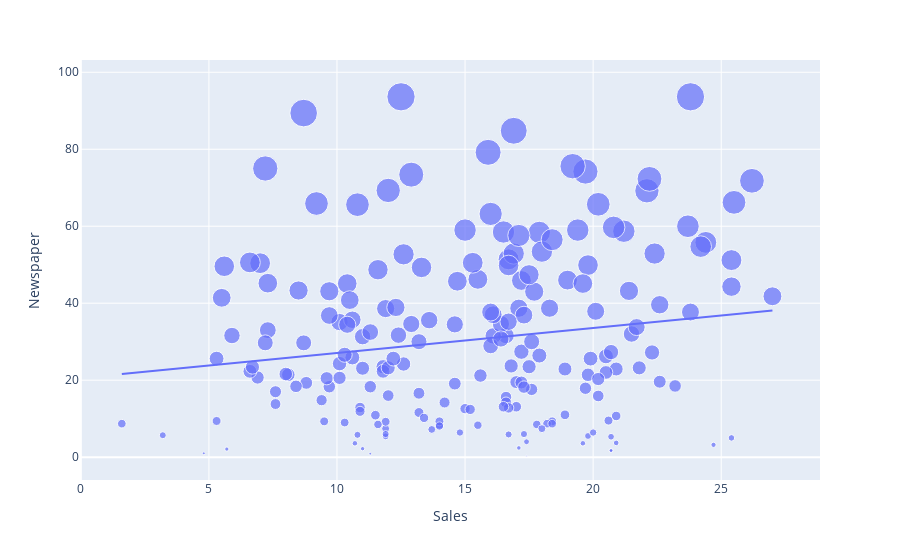

This figure's notebook cell:
### Markdown cell above
#### relationship between the amount spent on advertising on newspapers and units sold:

### Code cell
figure = px.scatter(dataframe, x="Sales",y="Newspaper", size="Newspaper", trendline="ols")
figure.show()

### Figure 1 — Plotly figure (JSON) as saved in the notebook; plotly's stock layout.template omitted (floating-point values rounded to 4 significant figures; data arrays with more than 128 entries replaced by an {"elided": "..."} marker saying what was removed)
{"data": [{"hovertemplate": "Sales=%{x}<br>Newspaper=%{marker.size}<extra></extra>", "legendgroup": "", "marker": {"color": "#636efa", "size": {"elided": "200 float values"}, "sizemode": "area", "sizeref": 0.2341, "symbol": "circle"}, "mode": "markers", "name": "", "orientation": "v", "showlegend": false, "type": "scatter", "x": {"elided": "200 float values"}, "xaxis": "x", "y": {"elided": "200 float values"}, "yaxis": "y"}, {"hovertemplate": "<b>OLS trendline</b><br>Newspaper = 0.649359 * Sales + 20.5906<br>R<sup>2</sup>=0.025908<br><br>Sales=%{x}<br>Newspaper=%{y} <b>(trend)</b><extra></extra>", "legendgroup": "", "marker": {"color": "#636efa", "symbol": "circle"}, "mode": "lines", "name": "", "showlegend": false, "type": "scatter", "x": {"elided": "200 float values"}, "xaxis": "x", "y": {"elided": "200 float values"}, "yaxis": "y"}], "layout": {"legend": {"itemsizing": "constant", "tracegroupgap": 0}, "margin": {"t": 60}, "xaxis": {"anchor": "y", "domain": [0, 1], "title": {"text": "Sales"}}, "yaxis": {"anchor": "x", "domain": [0, 1], "title": {"text": "Newspaper"}}}}
